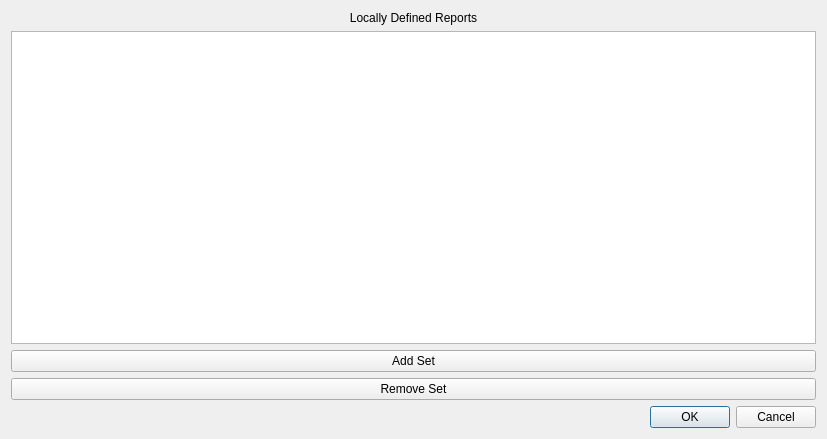
<?xml version="1.0" encoding="UTF-8"?>
<ui version="4.0">
 <class>Dialog</class>
 <widget class="QDialog" name="Dialog">
  <property name="windowModality">
   <enum>Qt::WindowModal</enum>
  </property>
  <property name="geometry">
   <rect>
    <x>0</x>
    <y>0</y>
    <width>827</width>
    <height>439</height>
   </rect>
  </property>
  <property name="windowTitle">
   <string>Add/Edit Reports</string>
  </property>
  <property name="modal">
   <bool>true</bool>
  </property>
  <layout class="QVBoxLayout" name="verticalLayout_2">
   <item>
    <layout class="QHBoxLayout" name="horizontalLayout">
     <item>
      <layout class="QVBoxLayout" name="verticalLayout">
       <property name="sizeConstraint">
        <enum>QLayout::SetDefaultConstraint</enum>
       </property>
       <item>
        <widget class="QLabel" name="label">
         <property name="text">
          <string>Locally Defined Reports</string>
         </property>
         <property name="alignment">
          <set>Qt::AlignCenter</set>
         </property>
        </widget>
       </item>
       <item>
        <widget class="QListView" name="listView">
         <property name="sizePolicy">
          <sizepolicy hsizetype="Preferred" vsizetype="Expanding">
           <horstretch>0</horstretch>
           <verstretch>0</verstretch>
          </sizepolicy>
         </property>
         <property name="alternatingRowColors">
          <bool>true</bool>
         </property>
        </widget>
       </item>
       <item>
        <widget class="QPushButton" name="buttonAddSet">
         <property name="sizePolicy">
          <sizepolicy hsizetype="Minimum" vsizetype="Fixed">
           <horstretch>0</horstretch>
           <verstretch>0</verstretch>
          </sizepolicy>
         </property>
         <property name="text">
          <string>Add Set</string>
         </property>
         <property name="icon">
          <iconset>
           <normaloff>icon_add.png</normaloff>icon_add.png</iconset>
         </property>
        </widget>
       </item>
       <item>
        <widget class="QPushButton" name="buttonRemoveSet">
         <property name="text">
          <string>Remove Set</string>
         </property>
         <property name="icon">
          <iconset>
           <normaloff>icon_remove.png</normaloff>icon_remove.png</iconset>
         </property>
        </widget>
       </item>
      </layout>
     </item>
    </layout>
   </item>
   <item>
    <widget class="QDialogButtonBox" name="buttonBox">
     <property name="standardButtons">
      <set>QDialogButtonBox::Cancel|QDialogButtonBox::Ok</set>
     </property>
    </widget>
   </item>
  </layout>
 </widget>
 <resources/>
 <connections>
  <connection>
   <sender>buttonBox</sender>
   <signal>accepted()</signal>
   <receiver>Dialog</receiver>
   <slot>accept()</slot>
   <hints>
    <hint type="sourcelabel">
     <x>248</x>
     <y>254</y>
    </hint>
    <hint type="destinationlabel">
     <x>157</x>
     <y>274</y>
    </hint>
   </hints>
  </connection>
  <connection>
   <sender>buttonBox</sender>
   <signal>rejected()</signal>
   <receiver>Dialog</receiver>
   <slot>reject()</slot>
   <hints>
    <hint type="sourcelabel">
     <x>316</x>
     <y>260</y>
    </hint>
    <hint type="destinationlabel">
     <x>286</x>
     <y>274</y>
    </hint>
   </hints>
  </connection>
 </connections>
</ui>
